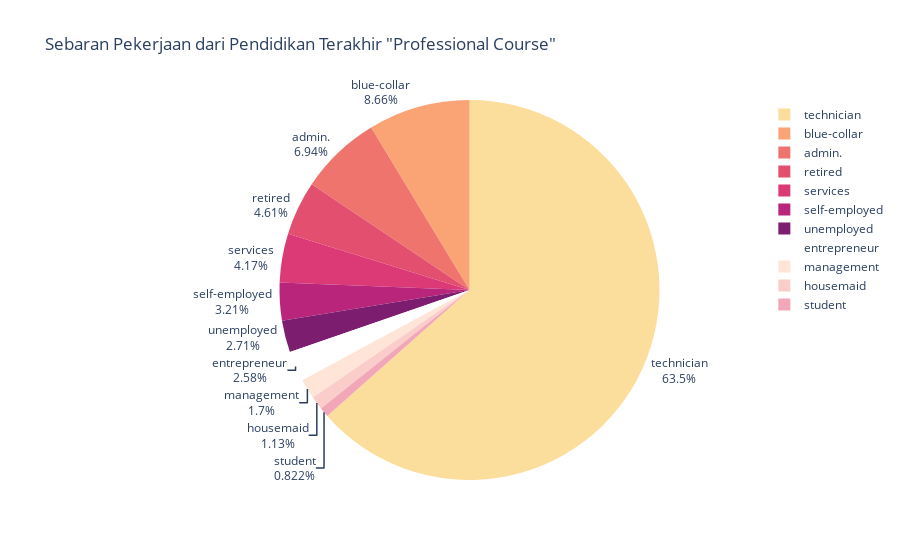

Notebook code cell kept with this figure:
### Code cell
figpc = px.pie(pc, values=pc.values, names=pc.index, color_discrete_sequence=px.colors.sequential.Sunsetdark,
                    title='Sebaran Pekerjaan dari Pendidikan Terakhir "Professional Course"')
figpc.update_traces(textposition='outside', textinfo='percent+label')                    
figpc.show()

### Figure 1 — Plotly figure (JSON) as saved in the notebook; plotly's stock layout.template omitted (floating-point values rounded to 4 significant figures)
{"data": [{"domain": {"x": [0, 1], "y": [0, 1]}, "hovertemplate": "job=%{label}<br>value=%{value}<extra></extra>", "labels": ["technician", "blue-collar", "admin.", "retired", "services", "self-employed", "unemployed", "entrepreneur", "management", "housemaid", "student"], "legendgroup": "", "name": "", "showlegend": true, "textinfo": "percent+label", "textposition": "outside", "type": "pie", "values": [3320, 453, 363, 241, 218, 168, 142, 135, 89, 59, 43]}], "layout": {"legend": {"tracegroupgap": 0}, "piecolorway": ["rgb(252, 222, 156)", "rgb(250, 164, 118)", "rgb(240, 116, 110)", "rgb(227, 79, 111)", "rgb(220, 57, 119)", "rgb(185, 37, 122)", "rgb(124, 29, 111)"], "title": {"text": "Sebaran Pekerjaan dari Pendidikan Terakhir \"Professional Course\""}}}
